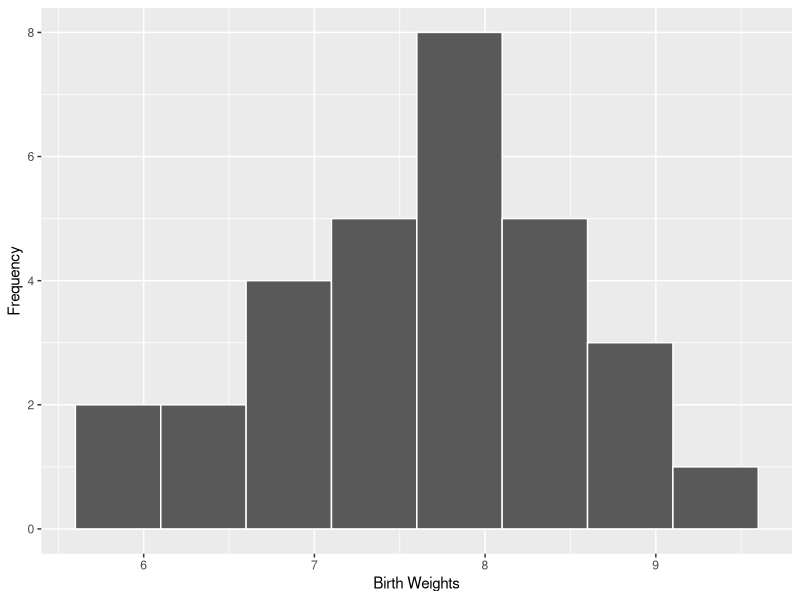
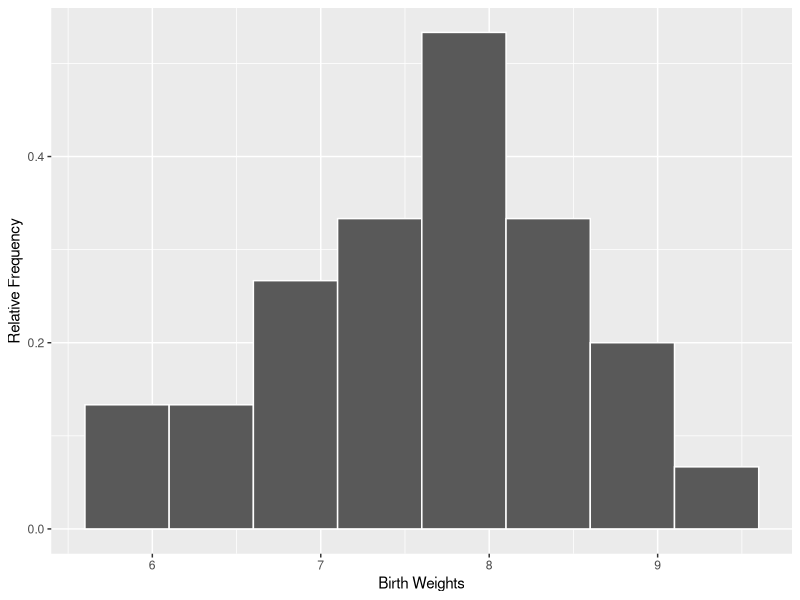
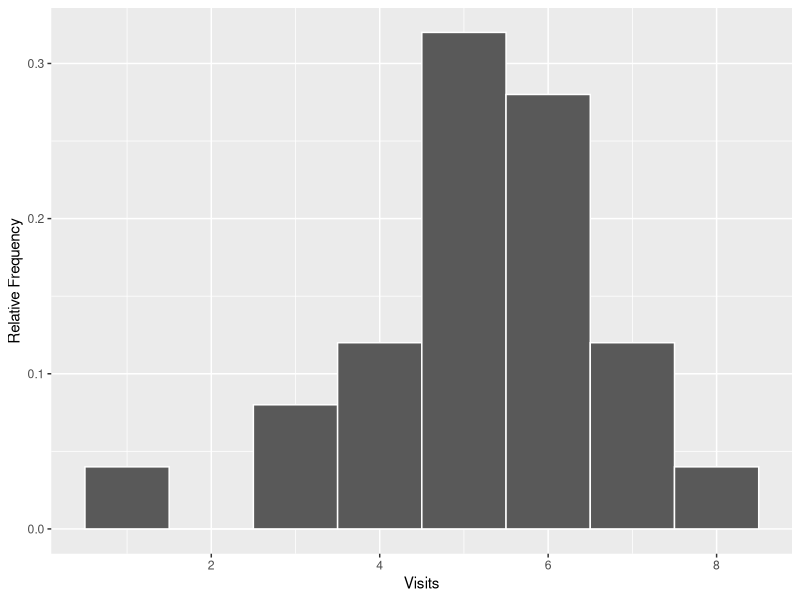

R code for these plots, in order:
## ---- chunk 1
#| label: tbl-1-9
#| tbl-cap: Birthweights of 30 Full-Term Newborn Babies

tbl_1_9 <- c(7.2, 7.8, 6.8, 6.2, 8.2, 8, 8.2, 5.6, 8.6, 7.1, 8.2, 7.7, 
    7.5, 7.2, 7.7, 5.8, 6.8, 6.8, 8.5, 7.5, 6.1, 7.9, 9.4, 9, 7.8, 
    8.5, 9, 7.7, 6.7, 7.7) |> 
    matrix(ncol = 5,
    byrow = TRUE)

knitr::kable(tbl_1_9,  col.names = NA)
## ---- chunk 2
#| label: tbl-1-10
#| tbl-cap: Choosing the number of classes 
tibble::tibble(
    `25` = 6, 
    `50` = 7,
    `100` = 8,
    `200` = 9,
    `500` = 10
) |> 
knitr::kable()
## ---- chunk 3
data_freq <- cut(tbl_1_9, seq(5.6, by = .5, length.out = 9), right = FALSE) |> 
    table()  |> 
    as.data.frame() |> 
    tibble::as_tibble()

colnames(data_freq)[1] <- "Class Boundaries"

data_freq[,1] |> 
    knitr::kable(align = "c")

## ---- chunk 4
data_freq |> 
    transform(
        `Relative Frequency` = glue::glue("{Freq}/30")
    ) |> 
    knitr::kable(align = 'r')
## ---- chunk 5
library(ggplot2)
ggplot(mapping = aes(as.vector(tbl_1_9))) + 
    geom_histogram(
            breaks = seq(5.6, by = .5, length.out = 9),     closed = "left",
            color = "white") +
    labs(x = "Birth Weights", 
         y = "Frequency")
## ---- chunk 6
ggplot(mapping = aes(as.vector(tbl_1_9))) + 
    geom_histogram(
            aes(y = after_stat(density)),
            breaks = seq(5.6, by = .5, length.out = 9),     closed = "left",
            color = "white") +
            labs(x = "Birth Weights", 
         y = "Relative Frequency")
## ---- chunk 7
#| label: tbl-1-12
#| tbl-cap: Number of Visits in Typical Week for 25 Customers

tbl_1_12<- c(6,7,1,5,6,4,6,4,6,8,6,5,6,3,4,5,5,5,7,6,3,5,7,5,5) |> 
    matrix(ncol = 5,
    byrow = TRUE)

knitr::kable(tbl_1_12,  col.names = NA)
## ---- chunk 8
data_freq <- cut(tbl_1_12, seq(0.5, by = 1, length.out = 9), right = FALSE) |> 
    table()  |> 
    as.data.frame() |> 
    tibble::as_tibble()

colnames(data_freq)[1] <- "Class Boundaries"


data_freq |> 
    transform(
        `Relative Frequency` = Freq/length(tbl_1_12)
    ) |> 
    knitr::kable(align = 'r')
## ---- chunk 9

ggplot(mapping = aes(as.vector(tbl_1_12))) + 
    geom_histogram(
            aes(y = after_stat(density)),
            breaks = seq(0.5, by = 1, length.out = 9),     closed = "left",
            color = "white") +
            labs(x = "Visits", 
         y = "Relative Frequency")

## ---- chunk 10


